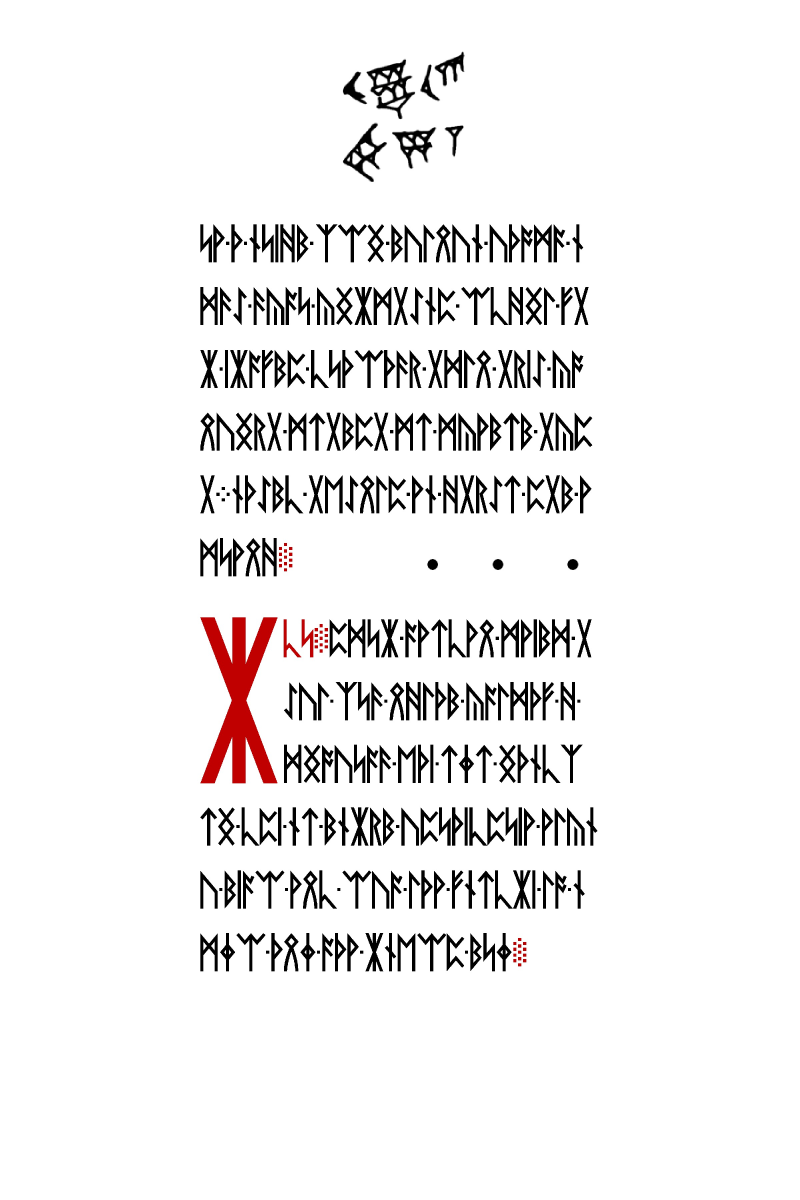
#> input picture 04/39.jpg, 2400 x 3600 px, found by its file name (shown at 1/3 size)
$ python lp2_second_twig_marker_gate.py
#> lines starting #> are read from the running program, lines starting #| are printed output that depends on the picture; after the words box and inside, x2 and y2 are one past the last pixel; in counts of white or black regions, pixels touching at a corner belong together
### sims/lp2_opening_stave_geometry_sft.py
#!/usr/bin/env python3
"""Source-first geometry test for the opening LP2 stave-like illustrations.

Run from a repository checkout:
    python sims/lp2_opening_stave_geometry_sft.py
Or pass a directory containing 17.jpg, 18.jpg, 19.jpg and 39.jpg.

Only original JPEG artwork is measured. No ciphertext, language score, key,
phase, or cipher family is used to choose a geometry.
Dependencies: Pillow, NumPy, OpenCV.
"""
from __future__ import annotations
import sys
from pathlib import Path
import cv2
import numpy as np
from PIL import Image

ROIS = {
    "p0-left": ("17.jpg", (40, 1600, 560, 3000)),
    "p0-right": ("17.jpg", (1830, 550, 2360, 1950)),
    "p1-left": ("18.jpg", (40, 1600, 560, 3000)),
    "p1-right": ("18.jpg", (1830, 550, 2360, 1950)),
    "p2-left": ("19.jpg", (40, 1600, 560, 3000)),
    "p2-right": ("19.jpg", (1830, 550, 2360, 1950)),
    "p22-horizontal-control": ("39.jpg", (627, 2235, 1739, 2632)),
}
TARGET_SIZE = (200, 540)
THRESHOLD = 150


# [8 lines left out: function read_rois, not called in this run]


def mask(image: np.ndarray) -> np.ndarray:
    return (image < THRESHOLD).astype(np.uint8)


# [23 lines left out: function aligned_iou, not called in this run]


def exact_crop_match(a: np.ndarray, b: np.ndarray) -> bool:
    return a.shape == b.shape and np.array_equal(a, b)


# [30 lines left out: function major_projection_rows, not called in this run]


def branch_side_peaks(image: np.ndarray, side: str, min_peak: float = 80.0) -> list[tuple[int, float]]:
    """Measure prominent lateral branch groups on one side of the main stave.

    The stave centre is the column with the largest vertical dark-pixel count.
    For each row, measure lateral extent beyond an 8 px shaft margin, smooth
    with sigma=15 px, then report separated local maxima above min_peak.
    This is a descriptive image measurement; the historical 3|3 mapping is
    evaluated separately and is not used to choose the peaks.
    """
    if side not in ("left", "right"):
        raise ValueError("side must be left or right")
    dark = image < 100
    center = int(np.argmax(dark.sum(axis=0)))
    extents = []
    for row in dark:
        xs = np.flatnonzero(row)
        if side == "left":
            xs = xs[xs < center - 8]
            extent = center - int(xs.min()) if len(xs) else 0
        else:
            xs = xs[xs > center + 8]
            extent = int(xs.max()) - center if len(xs) else 0
        extents.append(extent)
    smoothed = cv2.GaussianBlur(
        np.asarray(extents, dtype=np.float32).reshape(-1, 1),
        (1, 91), 0, sigmaY=15,
    ).ravel()
    candidates = [
        i for i in range(1, len(smoothed) - 1)
        if smoothed[i] >= smoothed[i - 1]
        and smoothed[i] > smoothed[i + 1]
        and smoothed[i] > min_peak
    ]
    selected = []
    for point in sorted(candidates, key=lambda i: smoothed[i], reverse=True):
        if all(abs(point - prior) >= 80 for prior in selected):
            selected.append(point)
    return [(point, round(float(smoothed[point]), 1)) for point in sorted(selected)]


# [54 lines left out: function main, not called in this run]


# [2 lines that do not run on import are left out]

### sims/lp2_second_twig_marker_gate.py
#!/usr/bin/env python3
"""Bounded source test for a second LP2 twig/cipher-rune marker.

Run from the repository root:
    python sims/lp2_second_twig_marker_gate.py

The p0 detector is imported unchanged from lp2_opening_stave_geometry_sft.py.
This script tests only the other visually plausible crossbar/tree/vine objects;
it does not search thresholds or orientations for English.
"""
from __future__ import annotations

import json
import sys
from pathlib import Path

import numpy as np
from PIL import Image

from lp2_opening_stave_geometry_sft import branch_side_peaks


def gray_crop(root: Path, filename: str, box: tuple[int, int, int, int]) -> np.ndarray:
#> called with filename = '39.jpg', box = (627, 2235, 1739, 2632)
    return np.asarray(Image.open(root / filename).convert("L").crop(box))
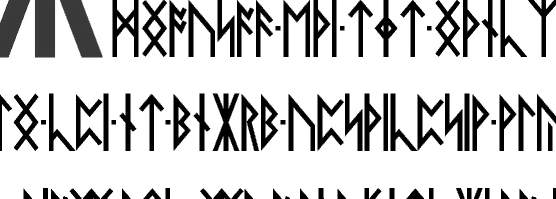
#> returned value: shape (397, 1112) (shown at 1/2 size); min 0, max 255, mean 201.2


def main() -> None:
    root = Path(sys.argv[1]) if len(sys.argv) > 1 else Path("resources/liber-primus")

    # The only other prominent crossbar object: archive scan 39 (physical p22).
    p22 = gray_crop(root, "39.jpg", (627, 2235, 1739, 2632))
    expected = {
        1: {80: (6, 3), 85: (5, 3), 90: (4, 3)},  # 90 degrees CCW
        3: {80: (3, 6), 85: (3, 5), 90: (3, 4)},  # 90 degrees CW
    }
    print("p22 lateral-profile peak counts (left|right):")
    for rotation, by_threshold in expected.items():
        oriented = np.rot90(p22, k=rotation)
        for threshold, wanted in by_threshold.items():
            left = branch_side_peaks(oriented, "left", min_peak=threshold)
            right = branch_side_peaks(oriented, "right", min_peak=threshold)
            observed = (len(left), len(right))
            print(f"  rotation={rotation * 90} threshold={threshold}: {observed[0]}|{observed[1]}")
            assert observed == wanted, (rotation, threshold, observed, wanted)
#> this loop made 1 pass
#> pass 1, in main, `oriented = np.rot90(p22, k=rotation)`:
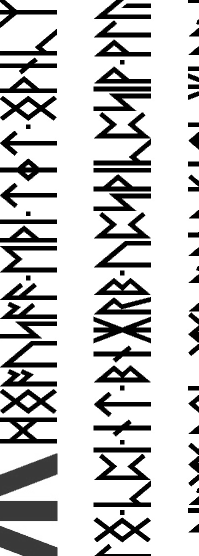
#> oriented: shape (1112, 397) (shown at 1/2 size); min 0, max 255, mean 201.2
#> pass 1, in branch_side_peaks, `dark = image < 100`:
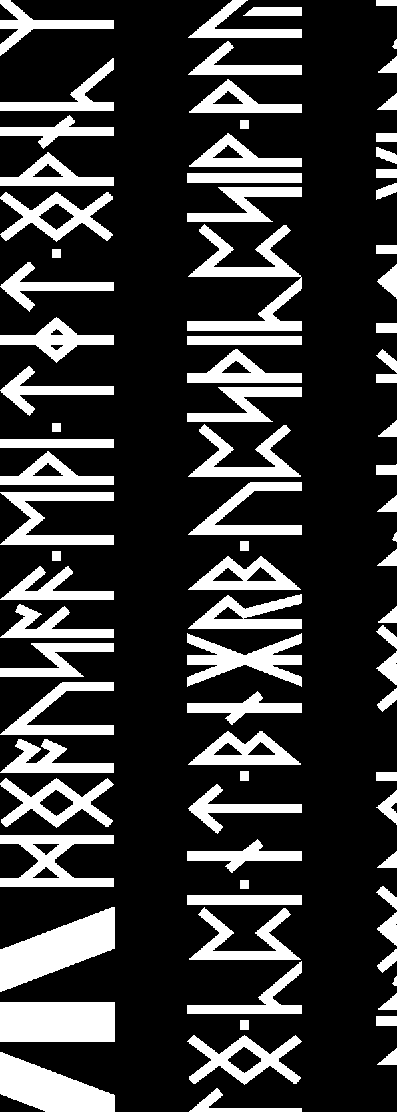
#> dark: shape (1112, 397) bool; 21.8% white; 86 white regions, largest, box (x1, y1, x2, y2) and area: (0, 907, 115, 992) 4903, (0, 1002, 115, 1042) 4600, (0, 1052, 115, 1112) 4031

    # The p8–14 tree figures repeat as two fixed margin templates.
    left_tree = [gray_crop(root, f"{n:02d}.jpg", (0, 500, 520, 3300))
                 for n in (25, 27, 29, 31)]
    right_tree = [gray_crop(root, f"{n:02d}.jpg", (1880, 500, 2400, 3300))
                  for n in (26, 28, 30)]
    assert all(np.array_equal(left_tree[0], x) for x in left_tree[1:])
    assert all(np.array_equal(right_tree[0], x) for x in right_tree[1:])
    print("p8/10/12/14 left-tree crops: pixel-identical")
    print("p9/11/13 right-tree crops: pixel-identical")

    # The p49 and p55 vine borders are also exact repeated source crops.
    for side, box in (
        ("left", (0, 700, 520, 3000)),
        ("right", (1880, 700, 2400, 3000)),
    ):
        p49 = gray_crop(root, "66.jpg", box)
        p55 = gray_crop(root, "72.jpg", box)
        assert np.array_equal(p49, p55), side
        print(f"p49/p55 {side} vine crop: pixel-identical")

    # Test the natural page-end association for the p22 illustration.
    corpus = json.loads((root / "lp2-corpus.json").read_text(encoding="utf-8"))
    annotations = json.loads((root / "lp2-ink-annotations.json").read_text(encoding="utf-8"))
    translit = corpus["translit"]
    pages = {page["page"]: page for page in corpus["pages"]}
    ink = {page["page"]: page for page in annotations["pages"]}
    p22_tokens = [translit[i] for i in pages[22]["indices"]]
    p23_red = ink[23]["red_spans"][0]
    p23_first_black = p23_red["start"] + p23_red["length"]
    next_symbol = translit[pages[23]["indices"][p23_first_black]]
    assert len(p22_tokens) == 131
    assert (p22_tokens[0], p22_tokens[-1]) == ("NG", "X")
    assert p22_tokens.count("TH") == 11
    assert p22_tokens.count("R") == 5
    assert p23_first_black == 16 and next_symbol == "EA"
    print("p22 text: 131 runes, starts NG, ends X, TH=11, R=5")
    print(f"p23 first black rune after 16-rune red span: {next_symbol}")

    print("PASS: no stable, source-anchored second twig/cipher-rune selector is established.")


if __name__ == "__main__":
#> (the run stopped early here; a loop or call above may not have finished)

$ run again, with 04/0.jpg copied over 04/39.jpg
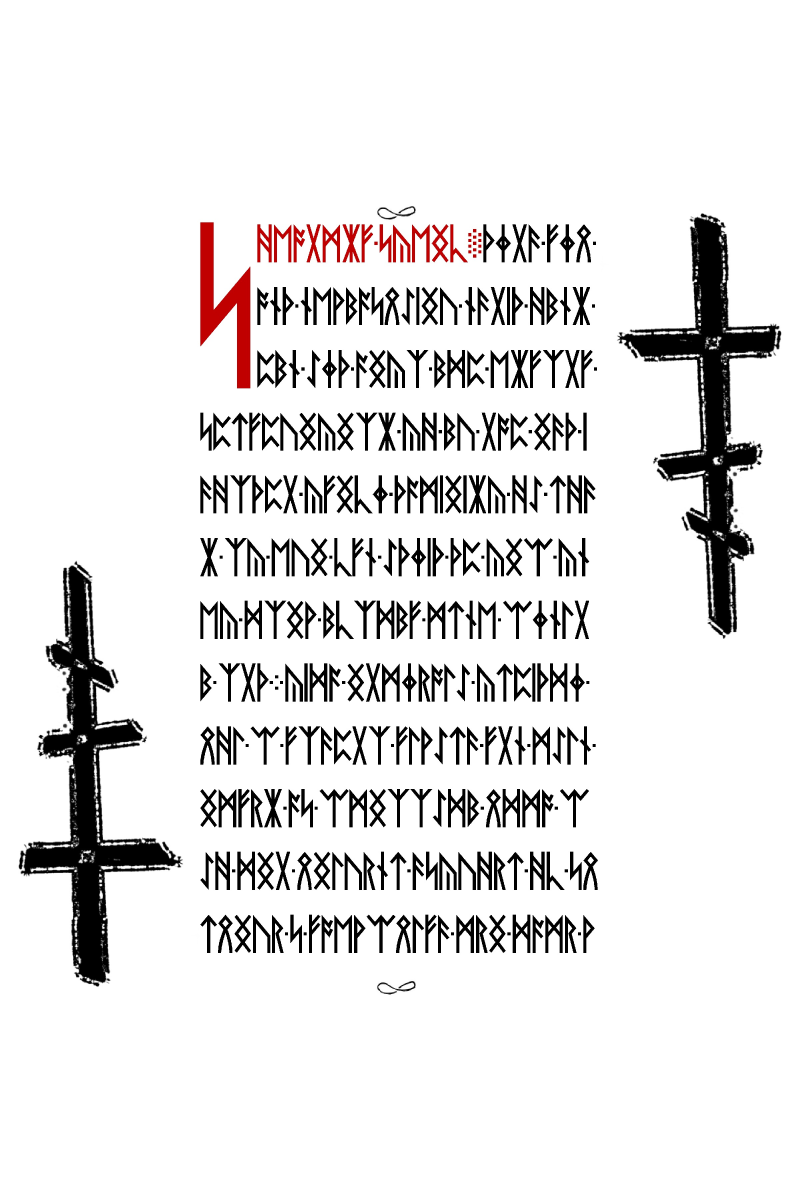
#> input picture 04/0.jpg, 2400 x 3600 px, found by its file name (shown at 1/3 size)
#> the loop in main, `for rotation, by_threshold in expected.items():` made 1 pass
#> pass 1, in main, `oriented = np.rot90(p22, k=rotation)`:
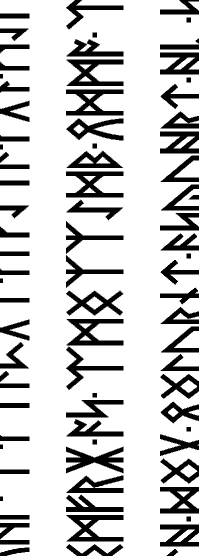
#> oriented: shape (1112, 397) (shown at 1/2 size); min 0, max 255, mean 202.5
#> pass 1, in branch_side_peaks, `dark = image < 100`:
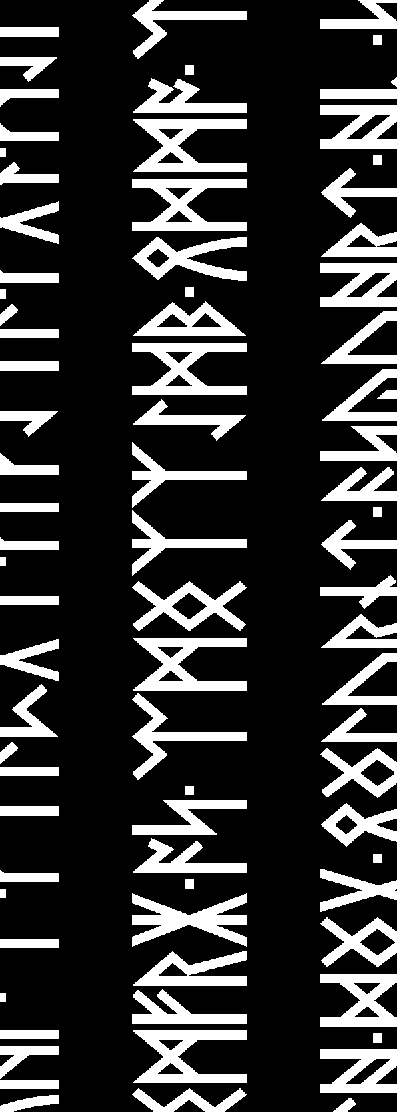
#> dark: shape (1112, 397) bool; 20.6% white; 84 white regions, largest, box (x1, y1, x2, y2) and area: (133, 119, 247, 172) 2983, (133, 638, 247, 691) 2983, (133, 1030, 247, 1083) 2983

$ run again, with 04/1.jpg copied over 04/39.jpg
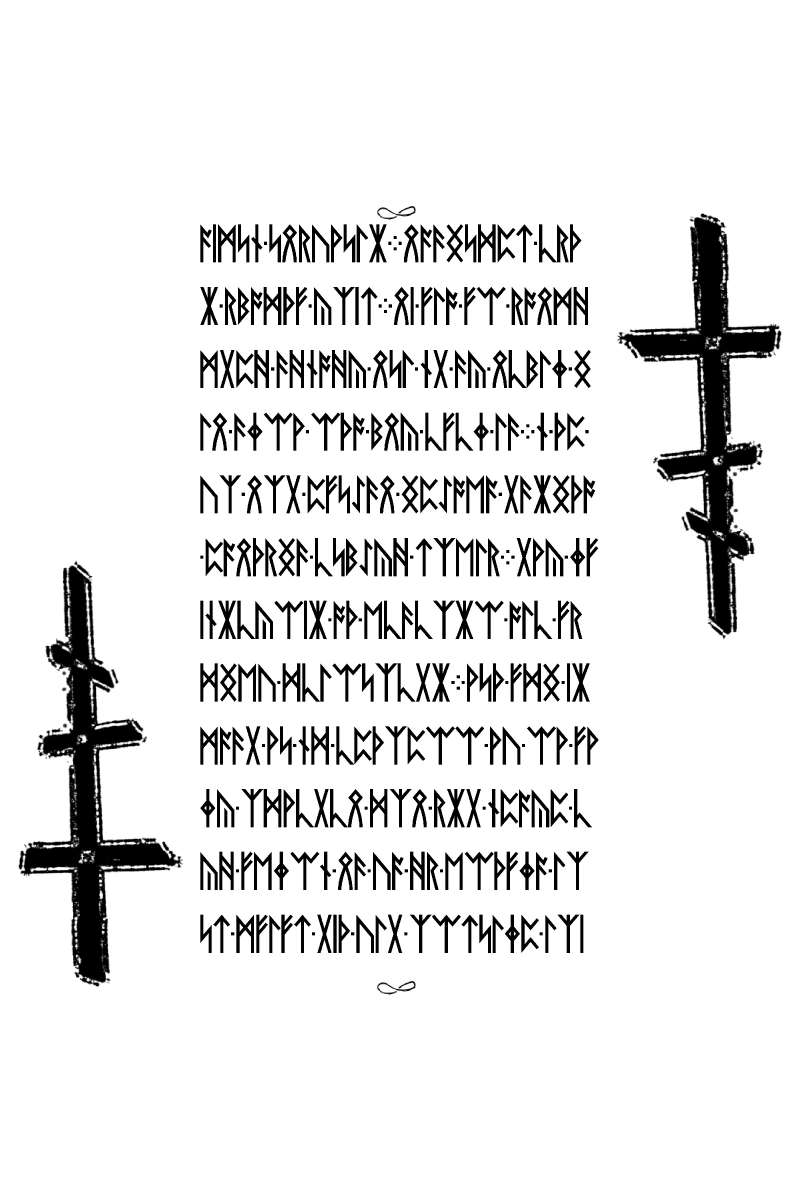
#> input picture 04/1.jpg, 2400 x 3600 px, found by its file name (shown at 1/3 size)
#> the loop in main, `for rotation, by_threshold in expected.items():` made 1 pass
#> pass 1, in main, `oriented = np.rot90(p22, k=rotation)`:
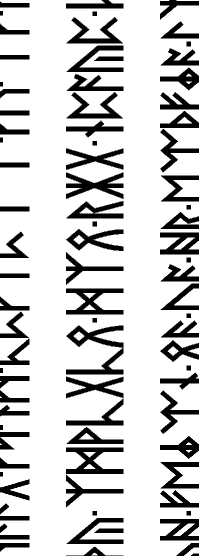
#> oriented: shape (1112, 397) (shown at 1/2 size); min 0, max 255, mean 203.5
#> pass 1, in branch_side_peaks, `dark = image < 100`:
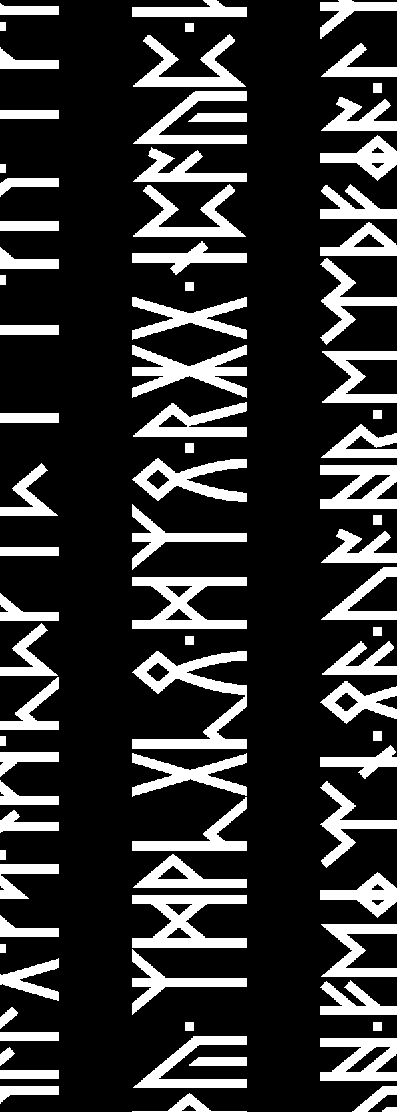
#> dark: shape (1112, 397) bool; 20.2% white; 85 white regions, largest, box (x1, y1, x2, y2) and area: (132, 651, 247, 749) 3934, (132, 895, 247, 948) 3087, (132, 577, 247, 629) 2974
